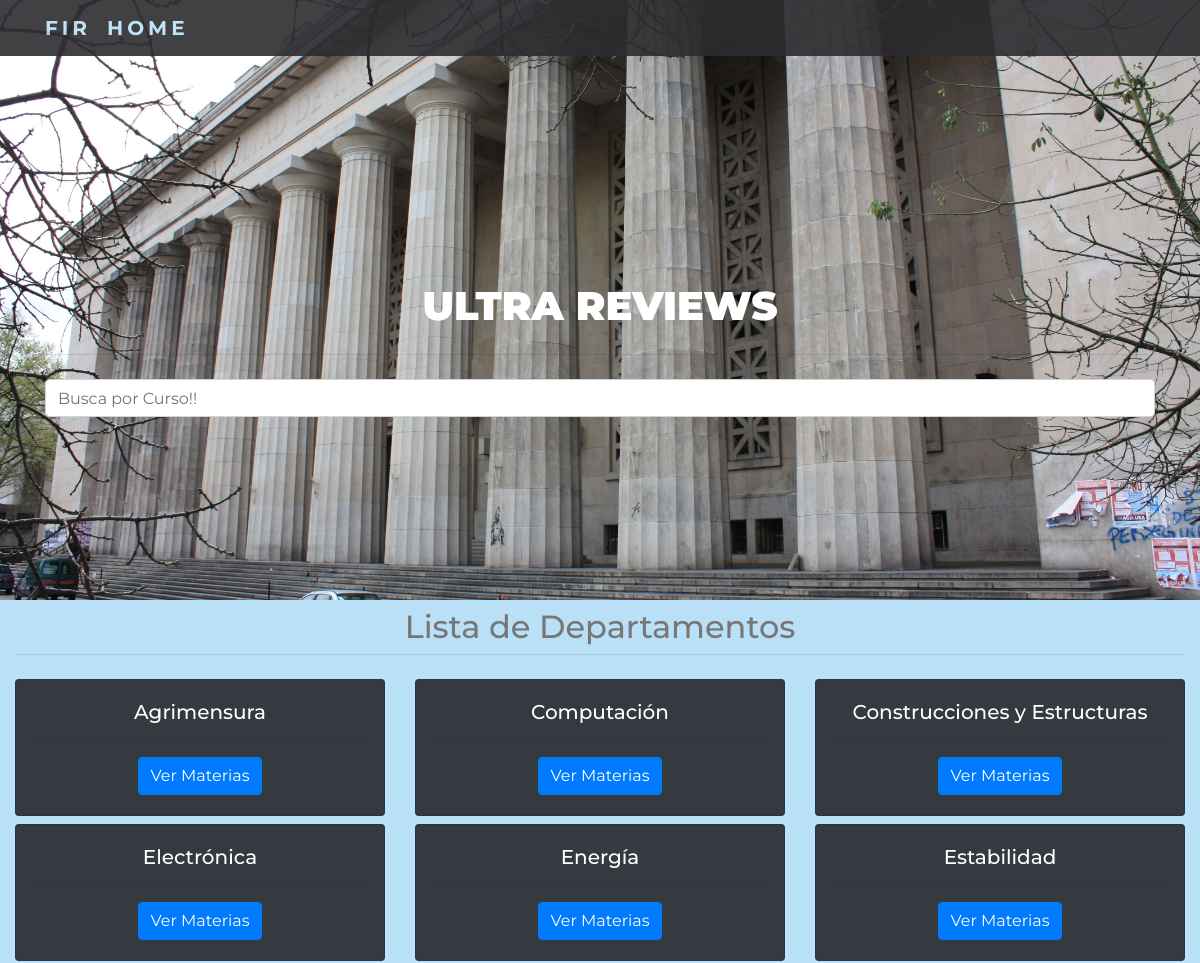
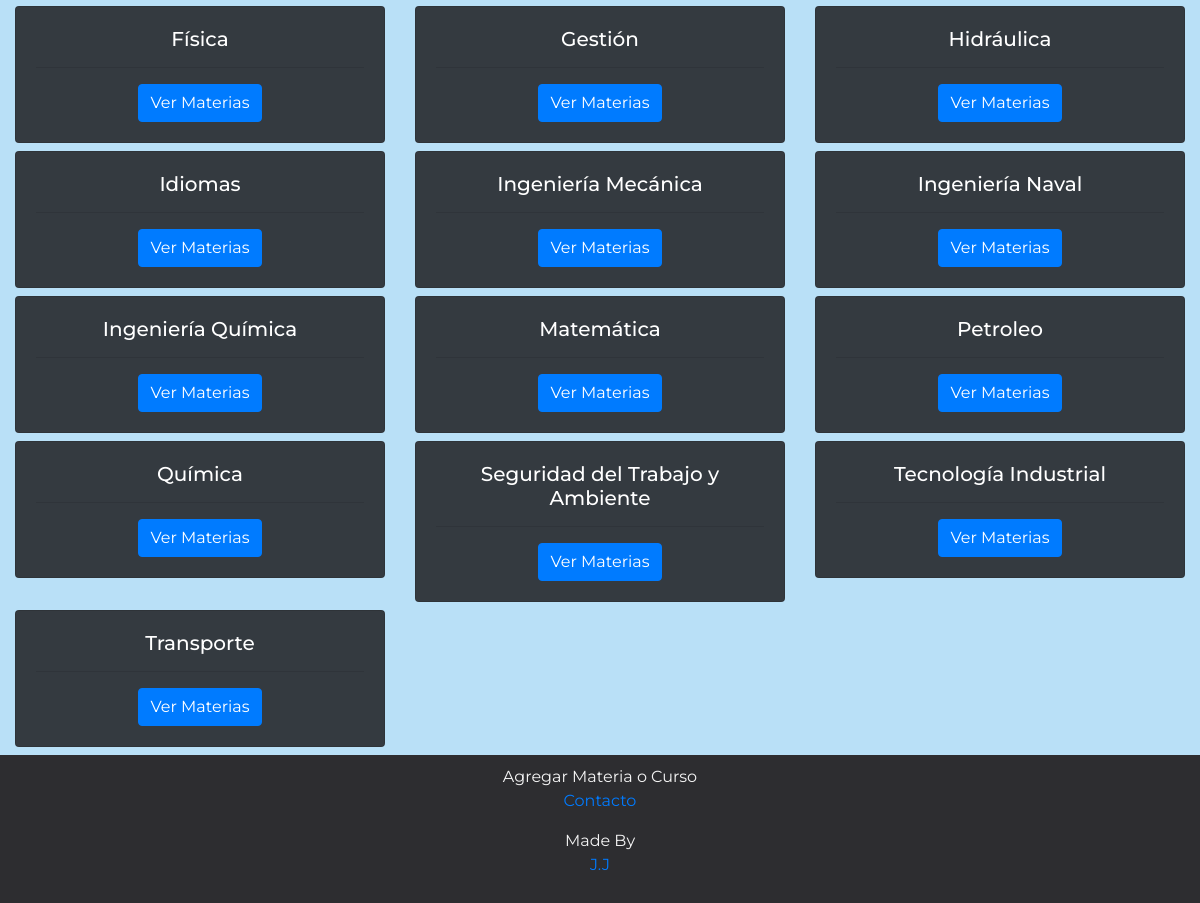
The page / on the database its author committed (2 pictures, top to bottom).
### reviews/models.py (models this page shows, shortened)
class Dept(models.Model):
    name = models.CharField(max_length = 150)

### reviews/views.py (the view)
# urls.py: path('',views.index_view,name='index_view'),
def index_view(request):
    val1=search(request)
    val2=dept(request)
    ctx={'v1':val1,'v2':val2}
    return render(request,"reviews/index.html",context = ctx)

### reviews/views.py (called while the page is built)
def dept(request):
    depts = Dept.objects.order_by('name')
    context = {'dept_list':depts}
    return (context)

def search(request):
    ctx = {}
    url_parameter = request.GET.get("q")
    if url_parameter and len(url_parameter) > 2:
        cate = Course.objects.filter(name__icontains=url_parameter)
    else:
        cate = []
    ctx["cate"] = cate
    if request.is_ajax():
        html = render_to_string(template_name="reviews/partial-res.html", context={"cate": cate})
        data_dict = {"html_from_view": html}
        return JsonResponse(data=data_dict, safe=False)
    return render(request, "reviews/index.html", context=ctx)

### reviews/templates/reviews/index.html (shortened to what this page needs)
{% extends "reviews/base01.html" %}
{% block title %}
    <h2 class="text-center">Lista de Departamentos</h2>
    <hr class="mt-0 mb-4">
{% endblock %}
{% block search %}
    <div class="input-group mb-3">
        <input id="user-input"type="text" class="form-control" placeholder="Busca por Curso!!">
    </div>
{% endblock %}
{% block content %}
{% if v2.dept_list %}
<div class="row">
    {% for dept in v2.dept_list %}
    <div class="col-sm-4">
        <div class="card card-1 text-center text-white bg-dark mb-2">
            <div class="card-body">
                <h5 class="card-title">{{dept.name}}</h5>
                <hr>
                <a href="{% url 'reviews:mat_list' dept.id %}" class="btn btn-primary stretched-link">Ver Materias</a>
            </div>
        </div>
    </div>
    {% endfor %}
</div>
{% else %}
    <p>No Hay Departamentos</p>
{% endif %}
{% endblock %}

### reviews/templates/reviews/base01.html (shortened to what this page needs)
<!doctype html>
{% load static %}
<html lang="en">
    <head>
        <link rel="stylesheet" href="https://stackpath.bootstrapcdn.com/bootstrap/4.1.3/css/bootstrap.min.css">
        <link rel="stylesheet" href="{% static 'css/tbase.css' %}">
    </head>
    <body>
        <div class="container1 bg-0">
        <header>
          <nav class="navbar navbar-expand-lg navbar-dark fixed-top scrolling-navbar">
            <div class="container">
              <a class="navbar-brand" href="{% url 'reviews:index_view'%}"><strong>FIR</strong></a>
              <div class="collapse navbar-collapse" id="navbarSupportedContent-7">
                <ul class="navbar-nav mr-auto">
                  <li class="nav-item active">
                    <a class="navbar-brand" href="{% url 'reviews:index_view'%}"><strong>HOME</strong></a>
                  </li>
                </ul>
              </div>
            </div>
          </nav>
          <div class="view" style="background-image: url({% static 'FI.jpg' %}); background-repeat: no-repeat; background-size: cover; background-position: center center;">
            <div class="mask rgba-black-light align-items-center">
              <div class="container">
                <div class="row21">
                  <div class="col22 mb-4 white-text">
                    <br>
                    <h1 class="h1 white-text text-uppercase font-weight-bold mb-0 pt-md-5 pt-5"><strong>ULTRA REVIEWS</strong></h1>
                    <hr class="hr-light my-4">
                    {% block search %}
                    {% endblock %}
                  </div>
                </div>
              </div>
            </div>
          </div>
      </div>
        <main>
            <div class = 'container-fluid bg-1'>
            <div class="row justify-content-center">
              <div class="col-12 a">
                  <h1 class="mt-2">{% block title %}{% endblock %}</h1>
                  {% block content %}
                  {% endblock %}
              </div>
            </div>
        </div>
        </main>
        <footer class="text-center">
          <p>Agregar Materia o Curso<br> <a href="{% url 'reviews:contacto' %}"> Contacto</a></p>
          <p>Made By <br><a href="#" data-toggle="tooltip" title="Visit #">J.J</a></p>
        </footer>
    </body>
</html>
</html>

### reviews/static/css/tbase.css (style rules this page uses)
h1 , h2 , h4 { color: #777; text-align: center; justify-content: center; }
h1, h3 { text-align: center; justify-content: center; color: #ffffff; }
.navbar { margin-bottom: 0; background-color: #2d2d30; border: 0; font-size: 11px !important; letter-spacing: 4px; opacity: 0.9; font-family: 'Montserrat', sans-serif; }
.navbar li a, .navbar .navbar-brand { color: #B9E0F7 !important; font-family: 'Montserrat', sans-serif; }
body, html, head { height: 100%; font: 400 15px/1.8, sans-serif; color: #777; min-height: 700px; height: auto !important; font-family: 'Montserrat', sans-serif; }
footer { background-color: #2d2d30; color: #f5f5f5; padding: 10px; left: 0; bottom: 0; width: 100%; text-align: center; font-family: 'Montserrat', sans-serif; }
.bg-0 { background-repeat: no-repeat; background-color: #B9E0F7; color: #ffffff; }
.bg-1 { background-repeat: no-repeat; background-color: #B9E0F7; color: #ffffff; min-height: 700px; }
.card { height: 175px; }
.card-1 { height: auto; width: auto; }
.view { background-repeat: no-repeat; background-size: cover; background-position: center; min-height: 600px; background-clip: border-box; }
.col22 { padding-top: 210px; }

### rows shown on the page
Dept: name "Agrimensura"
Dept: name "Computación"
Dept: name "Construcciones y Estructuras"
Dept: name "Electrónica"
Dept: name "Energía"
Dept: name "Estabilidad"
Dept: name "Física"
Dept: name "Gestión"
Dept: name "Hidráulica"
Dept: name "Idiomas"
Dept: name "Ingeniería Mecánica"
Dept: name "Ingeniería Naval"
Dept: name "Ingeniería Química"
Dept: name "Matemática"
Dept: name "Petroleo"
Dept: name "Química"
Dept: name "Seguridad del Trabajo y Ambiente"
Dept: name "Tecnología Industrial"
Dept: name "Transporte"
